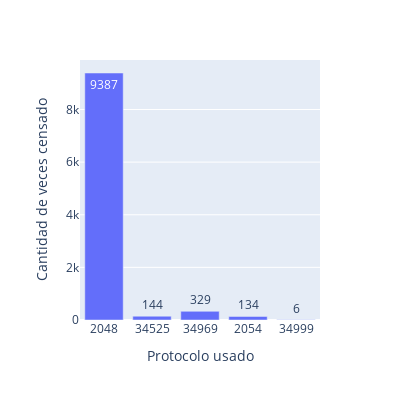

This figure's notebook cell:
### Code cell
# Cuento cuantas apariciones hay según el protocolo
segunProtocolo = [["2048", "34525", "34969", "2054", "34999"],[0, 0, 0, 0, 0]]

for i in range(len(nombresDeSimbolos)):
    if ("2048" in nombresDeSimbolos[i]):
        segunProtocolo[1][0] = segunProtocolo[1][0] + df.iat[0,i]
    if ("34525" in nombresDeSimbolos[i]):
        segunProtocolo[1][1] = segunProtocolo[1][1] + df.iat[0,i]
    if ("34969" in nombresDeSimbolos[i]):
        segunProtocolo[1][2] = segunProtocolo[1][2] + df.iat[0,i]
    if ("2054" in nombresDeSimbolos[i]):
        segunProtocolo[1][3] = segunProtocolo[1][3] + df.iat[0,i]
    if ("34999" in nombresDeSimbolos[i]):
        segunProtocolo[1][4] = segunProtocolo[1][4] + df.iat[0,i]

#Hago el gráfico
destinatario = segunProtocolo[0]
cantidad = segunProtocolo[1]
  
fig = px.bar(
    x= destinatario, 
    y= cantidad,
    labels={
            "x": "Protocolo usado",
            "y": "Cantidad de veces censado",
                    },
    height= 400,
    width= 400,
    text_auto=True)
fig.show()

### Figure 1 — Plotly figure (JSON) as saved in the notebook; plotly's stock layout.template omitted (floating-point values rounded to 4 significant figures)
{"data": [{"alignmentgroup": "True", "hovertemplate": "Protocolo usado=%{x}<br>Cantidad de veces censado=%{y}<extra></extra>", "legendgroup": "", "marker": {"color": "#636efa", "pattern": {"shape": ""}}, "name": "", "offsetgroup": "", "orientation": "v", "showlegend": false, "textposition": "auto", "texttemplate": "%{y}", "type": "bar", "x": ["2048", "34525", "34969", "2054", "34999"], "xaxis": "x", "y": [9387, 144, 329, 134, 6], "yaxis": "y"}], "layout": {"barmode": "relative", "height": 400, "legend": {"tracegroupgap": 0}, "margin": {"t": 60}, "width": 400, "xaxis": {"anchor": "y", "domain": [0, 1], "title": {"text": "Protocolo usado"}}, "yaxis": {"anchor": "x", "domain": [0, 1], "title": {"text": "Cantidad de veces censado"}}}}
